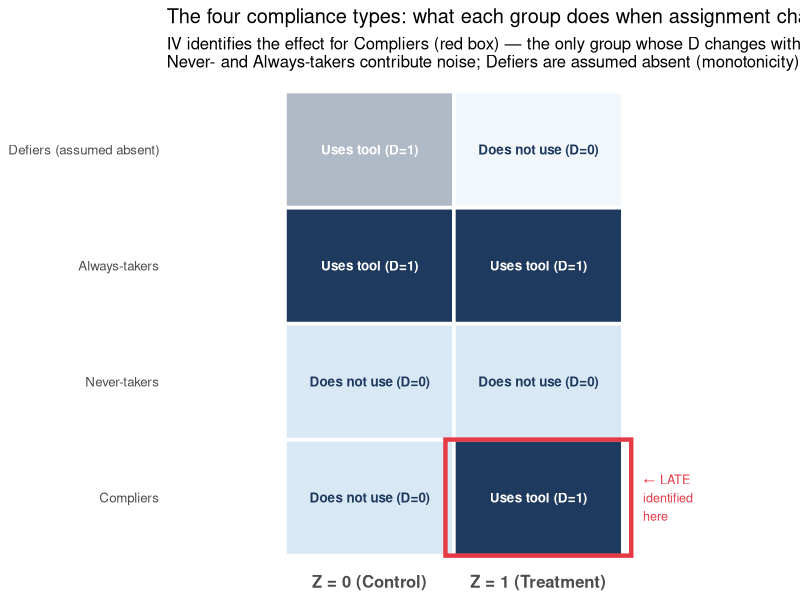
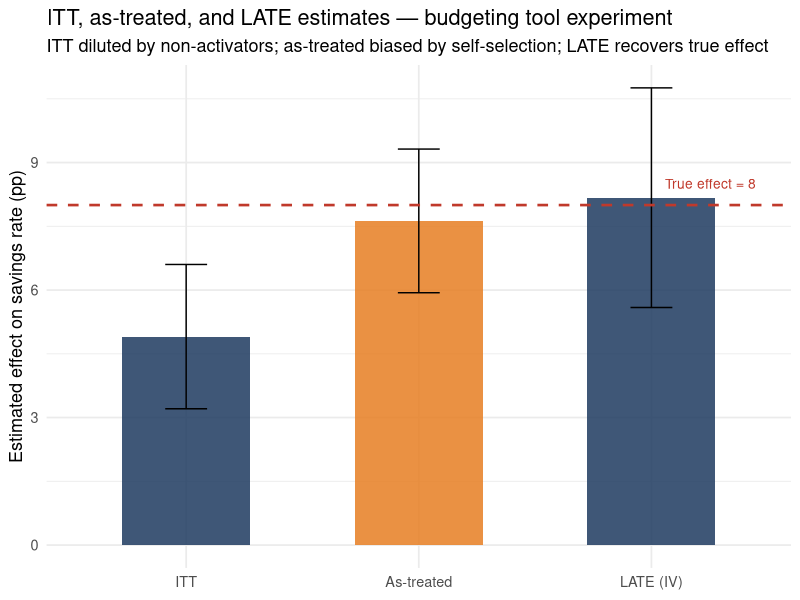

R code for these plots, in order:
## ---- chunk 1
library(tidyverse)
library(AER)
library(broom)
library(ggplot2)
library(patchwork)
library(sandwich)
library(lmtest)
set.seed(42)
## ---- chunk 2
# Visual illustration of the four compliance types
compliance_grid <- tibble(
  type      = rep(c("Compliers", "Never-takers", "Always-takers", "Defiers (assumed absent)"), each = 2),
  condition = rep(c("Z = 0 (Control)", "Z = 1 (Treatment)"), times = 4),
  D         = c(0, 1,   # Compliers: 0 when control, 1 when treatment
                0, 0,   # Never-takers: always 0
                1, 1,   # Always-takers: always 1
                1, 0),  # Defiers: opposite of assignment
  affected  = c(TRUE, TRUE,   # Compliers are affected
                FALSE, FALSE, # Never-takers not affected
                FALSE, FALSE, # Always-takers not affected
                TRUE, TRUE)   # Defiers are affected (but assumed away)
) |>
  mutate(
    D_label    = ifelse(D == 1, "Uses tool (D=1)", "Does not use (D=0)"),
    type       = factor(type, levels = c("Compliers", "Never-takers",
                                         "Always-takers", "Defiers (assumed absent)")),
    condition  = factor(condition, levels = c("Z = 0 (Control)", "Z = 1 (Treatment)"))
  )

fill_colors <- c("Uses tool (D=1)"    = "#1e3a5f",
                 "Does not use (D=0)" = "#d9e8f5")
text_colors <- c("Uses tool (D=1)"    = "white",
                 "Does not use (D=0)" = "#1e3a5f")

ggplot(compliance_grid,
       aes(x = condition, y = type, fill = D_label)) +
  geom_tile(color = "white", linewidth = 1.2, aes(alpha = ifelse(type == "Defiers (assumed absent)", 0.35, 1))) +
  geom_text(aes(label = D_label, color = D_label), size = 3.4, fontface = "bold") +
  # Highlight complier column change
  annotate("rect", xmin = 1.45, xmax = 2.55, ymin = 0.5, ymax = 1.5,
           fill = NA, color = "#e63946", linewidth = 1.5) +
  annotate("text",  x = 2.62, y = 1, label = "\u2190 LATE\nidentified\nhere",
           hjust = 0, size = 3.2, color = "#e63946", linewidth = 0.8) +
  scale_fill_manual(values = fill_colors) +
  scale_color_manual(values = text_colors) +
  scale_alpha_identity() +
  coord_cartesian(xlim = c(0.4, 2.9)) +
  labs(
    title    = "The four compliance types: what each group does when assignment changes",
    subtitle = "IV identifies the effect for Compliers (red box) — the only group whose D changes with Z.\nNever- and Always-takers contribute noise; Defiers are assumed absent (monotonicity).",
    x = NULL, y = NULL
  ) +
  theme_minimal(base_size = 12) +
  theme(legend.position = "none",
        panel.grid     = element_blank(),
        axis.text.x    = element_text(face = "bold", size = 12))
## ---- chunk 3
n <- 200
Z <- rep(c(0, 1), each = 100)
D <- ifelse(Z == 1, rbinom(100, 1, 0.65), 0)   # one-sided: 65% activate tool
savings_rate <- 10 + 8 * D + rnorm(n, 0, 6)    # true effect for compliers = 8

df_nc <- tibble(id = 1:n, Z = factor(Z), D = factor(D), savings_rate)
## ---- chunk 4
m_itt  <- lm(savings_rate ~ Z,   data = df_nc)
m_at   <- lm(savings_rate ~ D,   data = df_nc)
m_late <- ivreg(savings_rate ~ D | Z, data = df_nc)
## ---- chunk 5
bind_rows(
  broom::tidy(m_itt)  |> filter(term == "Z1") |>
    mutate(method = "ITT (assignment)"),
  broom::tidy(m_at)   |> filter(term == "D1") |>
    mutate(method = "As-treated (biased — self-selection)"),
  broom::tidy(m_late) |> filter(term == "D1") |>
    mutate(method = "LATE via IV (Wald estimator)")
) |>
  select(method, estimate, std.error, p.value) |>
  knitr::kable(
    digits  = 3,
    caption = "True effect for compliers = 8. ITT is diluted by the 35% non-activators. As-treated is biased upward (activators are more motivated to save). LATE recovers the true complier effect."
  )
## ---- chunk 6
itt_est   <- coef(m_itt)["Z1"]
comp_rate <- mean(as.integer(as.character(df_nc$D))[Z == 1]) -
             mean(as.integer(as.character(df_nc$D))[Z == 0])

cat("ITT estimate:      ", round(itt_est, 3), "\n")
cat("Compliance rate:   ", round(comp_rate, 3), "\n")
cat("Wald LATE:         ", round(itt_est / comp_rate, 3), "\n")
cat("ivreg LATE:        ", round(coef(m_late)["D1"], 3), "\n")
## ---- chunk 7
est_df <- bind_rows(
  broom::tidy(m_itt)  |> filter(term == "Z1") |>
    mutate(method = "ITT"),
  broom::tidy(m_at)   |> filter(term == "D1") |>
    mutate(method = "As-treated"),
  broom::tidy(m_late) |> filter(term == "D1") |>
    mutate(method = "LATE (IV)")
) |>
  mutate(
    method   = factor(method, levels = c("ITT", "As-treated", "LATE (IV)")),
    biased   = method == "As-treated"
  )

ggplot(est_df, aes(x = method, y = estimate, fill = biased)) +
  geom_col(width = 0.55, alpha = 0.85) +
  geom_errorbar(aes(ymin = estimate - 1.96 * std.error,
                    ymax = estimate + 1.96 * std.error),
                width = 0.18) +
  geom_hline(yintercept = 8, linetype = "dashed", color = "#c0392b", linewidth = 0.9) +
  annotate("text", x = 3.45, y = 8.5, label = "True effect = 8",
           color = "#c0392b", hjust = 1, size = 3.5) +
  scale_fill_manual(values = c("FALSE" = "#1e3a5f", "TRUE" = "#e67e22"),
                    guide = "none") +
  labs(
    title    = "ITT, as-treated, and LATE estimates — budgeting tool experiment",
    subtitle = "ITT diluted by non-activators; as-treated biased by self-selection; LATE recovers true effect",
    x        = NULL,
    y        = "Estimated effect on savings rate (pp)"
  ) +
  theme_minimal(base_size = 13)
## ---- chunk 8
n   <- 200
Z   <- rep(c(0, 1), each = 100)
D   <- ifelse(Z == 1,
              rbinom(100, 1, 0.75),   # 75% compliance in treatment
              rbinom(100, 1, 0.10))   # 10% crossover in control
Y   <- 50 - 8 * D + rnorm(n, 0, 7)

df_2s      <- tibble(Z = factor(Z), D = factor(D), Y)
m_late_2s  <- ivreg(Y ~ D | Z, data = df_2s)

broom::tidy(m_late_2s) |>
  filter(term == "D1") |>
  select(estimate, std.error, p.value) |>
  knitr::kable(digits = 3,
               caption = "Two-sided noncompliance: ivreg() generalizes automatically. True effect = -8.")
